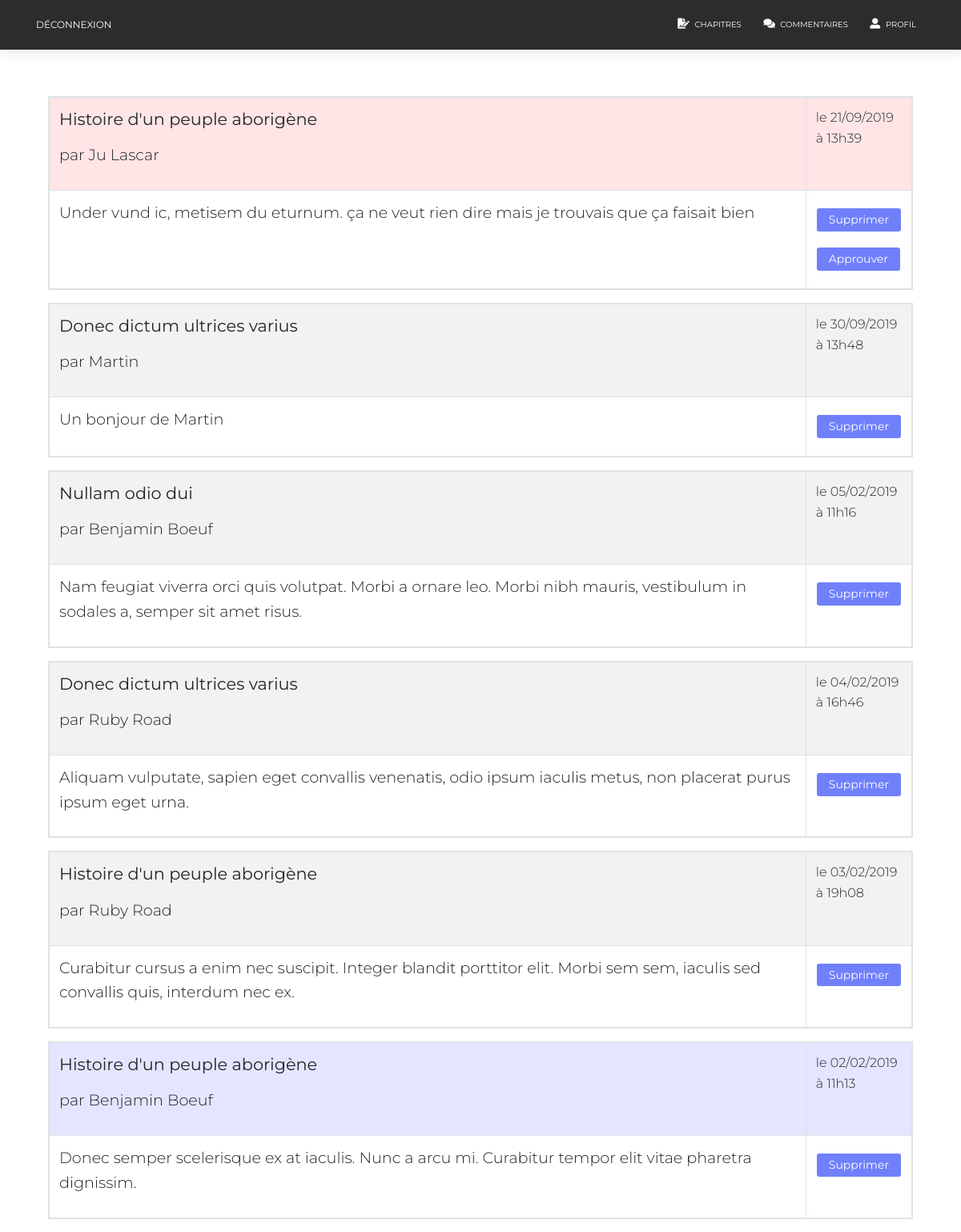
The app's page /index.php?action=getAllComments (signed in) with its own data.
### tables this page shows
CREATE TABLE IF NOT EXISTS `comment` (
  `id` int(11) NOT NULL AUTO_INCREMENT,
  `signaled` int(11) NOT NULL DEFAULT '0',
  `idPost` int(11) NOT NULL,
  `author` varchar(50) NOT NULL,
  `content` char(255) NOT NULL,
  `comment_date` datetime NOT NULL,
  PRIMARY KEY (`id`)
);

CREATE TABLE IF NOT EXISTS `post` (
  `id` int(11) NOT NULL AUTO_INCREMENT,
  `author` varchar(50) NOT NULL DEFAULT 'Jean Forteroche',
  `title` varchar(50) NOT NULL,
  `content` text NOT NULL,
  `creation_date` datetime NOT NULL,
  PRIMARY KEY (`id`)
);

### model/CommentsManager.php (called while the page is built, shortened)
<?php
class CommentManager extends Manager
{
    public function signaledComments()
    {
        $db = $this->dbConnect();
        $comments = $db->query('SELECT comment.id, post.title, comment.idPost, comment.author, comment.content, comment.signaled, DATE_FORMAT(comment_date, \'%d/%m/%Y à %Hh%i\') AS comment_date_fr FROM comment LEFT JOIN post ON comment.idPost = post.id WHERE signaled = 1 ORDER BY comment_date DESC');
        return $comments;
    }
    public function noSignaledComments()
    {
        $db = $this->dbConnect();
        $noComments = $db->query('SELECT comment.id, post.title, comment.idPost, comment.author, comment.content, DATE_FORMAT(comment_date, \'%d/%m/%Y à %Hh%i\') AS comment_date_fr FROM comment LEFT JOIN post ON comment.idPost = post.id WHERE signaled = 0 ORDER BY comment_date DESC');
        return $noComments;
    }
    public function goodSignaledComments()
    {
        $db = $this->dbConnect();
        $goodComments = $db->query('SELECT comment.id, post.title, comment.idPost, comment.author, comment.content, DATE_FORMAT(comment_date, \'%d/%m/%Y à %Hh%i\') AS comment_date_fr FROM comment LEFT JOIN post ON comment.idPost = post.id WHERE signaled = 3 ORDER BY comment_date DESC');
        return $goodComments;
    }
}

### view/backend/listCommentsView.php (the view, shortened to what this page needs)
<?php
if (isset($_SESSION['pseudo'])) {
?>
<!DOCTYPE html>
<html lang="fr">
    <head>
    </head>
    <body>
        <nav class="navbar navbar-expand-lg fixed-top" data-background-color="black">
            <div class="container">
                <div class="navbar-translate">
                    <a class="navbar-brand" href="index.php?action=logOut" data-placement="bottom">
                        Déconnexion
                    </a>
                </div>
                <div class="navbar-translate justify-content-end" id="navigation">
                    <ul class="navbar-nav" style="-ms-flex-direction: row; flex-direction: row;">
                        <li class="nav-item menubar">
                            <a class="nav-link menubar" rel="tooltip" title="Éditez vos chapitres" href="index.php?action=listChaptersBackend">
                                <i class="fas fa-file-signature"></i>
                                <p>Chapitres</p>
                            </a>
                        </li>
                        <li class="nav-item menubar">
                            <a class="nav-link menubar" rel="tooltip" title="Gérez et modérez les commentaires" data-placement="bottom" href="index.php?action=getAllComments">
                                <i class="fas fa-comments"></i>
                                <p>Commentaires</p>
                            </a>
                        </li>
                        <li class="nav-item menubar">
                            <a class="nav-link menubar" rel="tooltip" title="Modifiez votre profil" data-placement="bottom" href="index.php?action=profil">
                                <i class="fas fa-user-alt"></i>
                                <p>Profil</p>
                            </a>
                        </li>
                    </ul>
                </div>
            </div>
        </nav>
        <div id="main-wrapper" class="container" style="margin-top: 120px;">
            <div id="main">
                <?php
                while ($data = $comments->fetch())
                {
                ?>
                    <div class="container" style="margin-botom: 30px;">
                        <table class="table table-bordered table-striped table-responsive">
                            <tbody>
                                <tr style="background: rgba(255, 0, 0, 0.1);">
                                    <td style="min-width: 250px; width: 100%">
                                        <h5><?= $data['title'] ?></h5>
                                        <p>par <?= $data['author'] ?></p>
                                    </td>
                                    <td>
                                        <p style="font-size: 1em;">le <?= $data['comment_date_fr'] ?> </p>
                                    </td>
                                </tr>
                                <tr>
                                    <td>
                                        <p><?= nl2br($data['content']) ?></p>
                                    </td>
                                    <td>
                                        <button type="button" class="btn btn-secondary btn-sm" style="background: #7080fb" onclick="window.location.href='index.php?action=deleteComment&amp;id=<?= $data['id'] ?>';">Supprimer</button>
                                        <button type="button" class="btn btn-secondary btn-sm" style="background: #7080fb" onclick="window.location.href='index.php?action=approveComment&amp;id=<?= $data['id'] ?>';">Approuver</button>
                                    </td>
                                </tr>
                            </tbody>
                        </table>
                    </div>
                <?php
                }
                while ($data = $noComments->fetch())
                {
                ?>
                    <div class="container" style="margin-botom: 30px;">
                        <table class="table table-bordered table-striped table-responsive">
                            <tbody>
                                <tr>
                                    <td style="min-width: 250px; width: 100%">
                                        <h5><?= $data['title'] ?></h5>
                                        <p>par <?= $data['author'] ?></p>
                                    </td>
                                    <td>
                                        <p style="font-size: 1em;">le <?= $data['comment_date_fr'] ?> </p>
                                    </td>
                                </tr>
                                <tr>
                                    <td>
                                        <p><?= nl2br($data['content']) ?></p>
                                    </td>
                                    <td>
                                        <button type="button" class="btn btn-secondary btn-sm" style="background: #7080fb" onclick="window.location.href='index.php?action=deleteComment&amp;id=<?= $data['id'] ?>';">Supprimer</button>
                                    </td>
                                </tr>
                            </tbody>
                        </table>
                    </div>
                <?php
                }
                while ($data = $goodComments->fetch())
                {
                ?>
                    <div class="container" style="margin-botom: 30px;">
                        <table class="table table-bordered table-striped table-responsive">
                            <tbody>
                                <tr style="background: rgba(0, 0, 255, 0.1);">
                                    <td style="min-width: 250px; width: 100%">
                                        <h5><?= $data['title'] ?></h5>
                                        <p>par <?= $data['author'] ?></p>
                                    </td>
                                    <td>
                                        <p style="font-size: 1em;">le <?= $data['comment_date_fr'] ?> </p>
                                    </td>
                                </tr>
                                <tr>
                                    <td>
                                        <p><?= nl2br($data['content']) ?></p>
                                    </td>
                                    <td>
                                        <button type="button" class="btn btn-secondary btn-sm" style="background: #7080fb" onclick="window.location.href='index.php?action=deleteComment&amp;id=<?= $data['id'] ?>';">Supprimer</button>
                                    </td>
                                </tr>
                            </tbody>
                        </table>
                    </div>
                <?php
                }
                ?>
            </div>
        </div>
  </body>
</html>
<?php
}
else {
    echo 'Vous devez être connecté pour accéder à cette page :/';
}
?>

### lib.php (shortened to what this page needs)
<link rel="stylesheet" href="https://use.fontawesome.com/releases/v5.7.1/css/all.css">
<link href="./assets/css/bootstrap.min.css" rel="stylesheet" />
<link href="./assets/css/now-ui-kit.css" rel="stylesheet" />
<link href="./style.css" rel="stylesheet" />
<link href="./styleTiny.css" rel="stylesheet" />

### index.php (shortened to what this page needs)
<?php
require_once '.\controller\backend.php';
require_once '.\lib.php';
$backend = new Backend();
try {
	if (isset($_GET['action'])) {
		if ($_GET['action'] == 'listChaptersBackend') {
            $backend->listChaptersBackend();
        }
        elseif ($_GET['action'] == 'newChapter') {
 			include 'view/backend/addchapterViewBackend.php';
        }
        elseif ($_GET['action'] == 'getAllComments') {
        	$backend->listAllComments();
        }
	}
}
catch(Exception $e) {
    echo 'Erreur : ' . $e->getMessage();
}

### controller/backend.php (shortened to what this page needs)
<?php
require_once '.\model\CommentsManager.php';
class Backend
{
    function listAllComments()
    {
    	$commentManager = new CommentManager();
        $comments = $commentManager->signaledComments();
        $noComments = $commentManager->noSignaledComments();
        $goodComments = $commentManager->goodSignaledComments();
    	if ($comments === false && $noComments === false && $goodComments === false) {
    		throw new Exception('Impossible d\'afficher les commentaires !');
    	}
    	else {
    		include '.\view\backend\listCommentsView.php';
    	}
    }
}

### style.css (style rules this page uses)
.menubar > i { color:white; font-size: 1.3em; }
.menubar > p { margin-left: 4px; }

### records on screen
comment: idPost.title "Histoire d'un peuple aborigène", author "Ju Lascar", comment_date_fr "21/09/2019 à 13h39", content "Under vund ic, metisem du eturnum. ça ne veut rien dire mais je trouvais que ça faisait bien"
comment: idPost.title "Donec dictum ultrices varius", author "Martin", comment_date_fr "30/09/2019 à 13h48", content "Un bonjour de Martin"
comment: idPost.title "Nullam odio dui", author "Benjamin Boeuf", comment_date_fr "05/02/2019 à 11h16", content "Nam feugiat viverra orci quis volutpat. Morbi a ornare leo. Morbi nibh mauris, vestibulum in sodales a, semper sit amet risus."
comment: idPost.title "Donec dictum ultrices varius", author "Ruby Road", comment_date_fr "04/02/2019 à 16h46", content "Aliquam vulputate, sapien eget convallis venenatis, odio ipsum iaculis metus, non placerat purus ipsum eget urna."
comment: idPost.title "Histoire d'un peuple aborigène", author "Ruby Road", comment_date_fr "03/02/2019 à 19h08", content "Curabitur cursus a enim nec suscipit. Integer blandit porttitor elit. Morbi sem sem, iaculis sed convallis quis, interdum nec ex."
comment: idPost.title "Histoire d'un peuple aborigène", author "Benjamin Boeuf", comment_date_fr "02/02/2019 à 11h13", content "Donec semper scelerisque ex at iaculis. Nunc a arcu mi. Curabitur tempor elit vitae pharetra dignissim."
